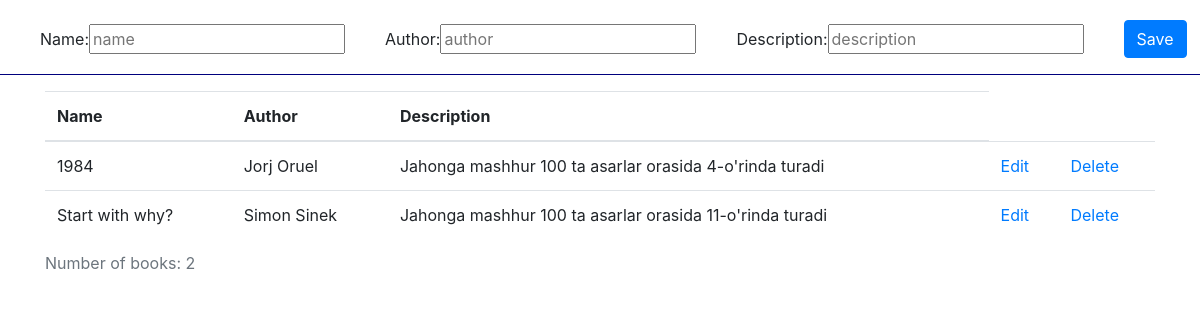
The page / on the database its author committed.
### list/models.py (models this page shows)
class Book(models.Model):
    name = models.CharField(max_length=40)
    author = models.CharField(max_length=40)
    description = models.TextField(max_length=120)

### list/views.py (the view, shortened to what this page needs)
# urls.py: path('', index, name='home'),
def index(request):
    books = Book.objects.all()
    return render(request, 'home.html', {'books': books})

### templates/home.html (shortened to what this page needs)
{% extends "base.html" %}
{% block content %}
    <div class="header">
    <header id="header" class="">
        <form method="post" accept-charset="utf-8" class="form-inline">
           <div class="form-group">
                <label for="name">Name: </label>
                <input type="text" name="name" placeholder="name" id="name">
           </div>
           <div class="form-group">
                <label for="author">Author: </label>
                <input type="text" name="author" placeholder="author" id="author">
           </div>
           <div class="form-group">
                <label for="description">Description: </label>
                <input type="text" name="description" placeholder="description" id="description">
           </div>
           <div class="form-group">
               <button type="submit" class="btn btn-primary">Save</button>
           </div>
        </form>
        <hr style="color: blue; background-color: darkblue" size="20">
    </header>
    </div>
    <div class="container">
    <table class="table table-hover">
        <caption>Number of books: {{books|length}}</caption>
        <thead>
            <tr>
                <th>Name</th>
                <th>Author</th>
                <th>Description</th>
            </tr>
        </thead>
        <tbody>
            {% for book in books %}
                <tr>
                    <td>{{book.name}}</td>
                    <td>{{book.author}}</td>
                    <td>{{book.description}}</td>
                    <td><a href="{% url 'update' book.pk %}" title="">Edit</a></td>
                    <td><a href="{% url 'delete' book.pk %}" title="">Delete</a></td>
                </tr>
            {% empty %}
                <h1>Sorry there is no any book</h1>
            {% endfor %}
        </tbody>
    </table>
    </div>
{% endblock content %}

### templates/base.html (shortened to what this page needs)
<!DOCTYPE html>
<html>
<head>
	<link rel="stylesheet" href="https://maxcdn.bootstrapcdn.com/bootstrap/4.0.0/css/bootstrap.min.css">
</head>
<body>
	<div >
		{% block content %}
		{% endblock content %}
	</div>
</body>
</html>

### templates/base.html (style rules this page uses)
.form-group { margin-left: 20px; margin-top: 20px; padding-left: 20px; }

### rows shown on the page
Book: name "1984", author "Jorj Oruel", description "Jahonga mashhur 100 ta asarlar orasida 4-o'rinda turadi"
Book: name "Start with why?", author "Simon Sinek", description "Jahonga mashhur 100 ta asarlar orasida 11-o'rinda turadi"

### other values the page prints
{{ books|length }} "2"
